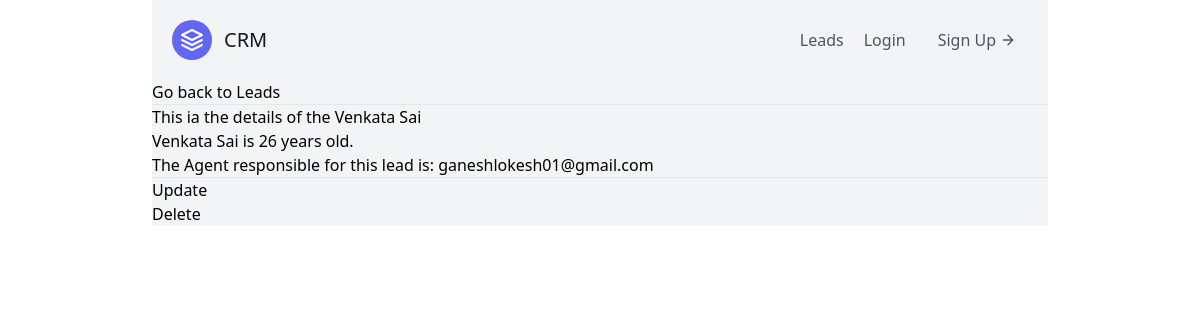
Page /leads/2/ on the committed database.
### leads/models.py (models this page shows)
class LEAD(models.Model):
    first_name = models.CharField(max_length=20)
    last_name = models.CharField(max_length=20)
    age = models.IntegerField(default=0)
    agent = models.ForeignKey("Agent", on_delete=models.CASCADE)
    def __str__(self) -> str:
        return f"{self.first_name} {self.last_name}"

class Agent(models.Model):
    user = models.ForeignKey('User', on_delete=models.CASCADE)
    def __str__(self) -> str:
        return self.user.email

class User(AbstractUser):
    pass

### leads/views.py (the view)
# urls.py: path('<int:pk>/', lead_details, name="lead-details"),
def lead_details(request, pk):
    lead = LEAD.objects.get(id=pk)
    context = {
        'lead': lead
    }
    return render(request, "leads/lead_details.html", context)

### templates/leads/lead_details.html
{% extends "base.html" %}
{% block content %}
    <a href="{% url 'leads:lead-list' %}">Go back to Leads</a>
    <hr />
    <h1>This ia the details of the {{ lead }}</h1>
    <h3>{{ lead }} is {{lead.age}} years old.</h3>
    <p>The Agent responsible for this lead is: {{lead.agent}}</p>
    <hr />
    <a href="{% url 'leads:update-lead' lead.pk %}"><h4>Update</h4></a>
    <a href="{% url 'leads:delete-lead' lead.pk %}"><h4>Delete</h4></a>
{% endblock content %}

### rows in the picture
LEAD: first_name+last_name "Venkata Sai", age "26", agent "ganeshlokesh01@gmail.com"
